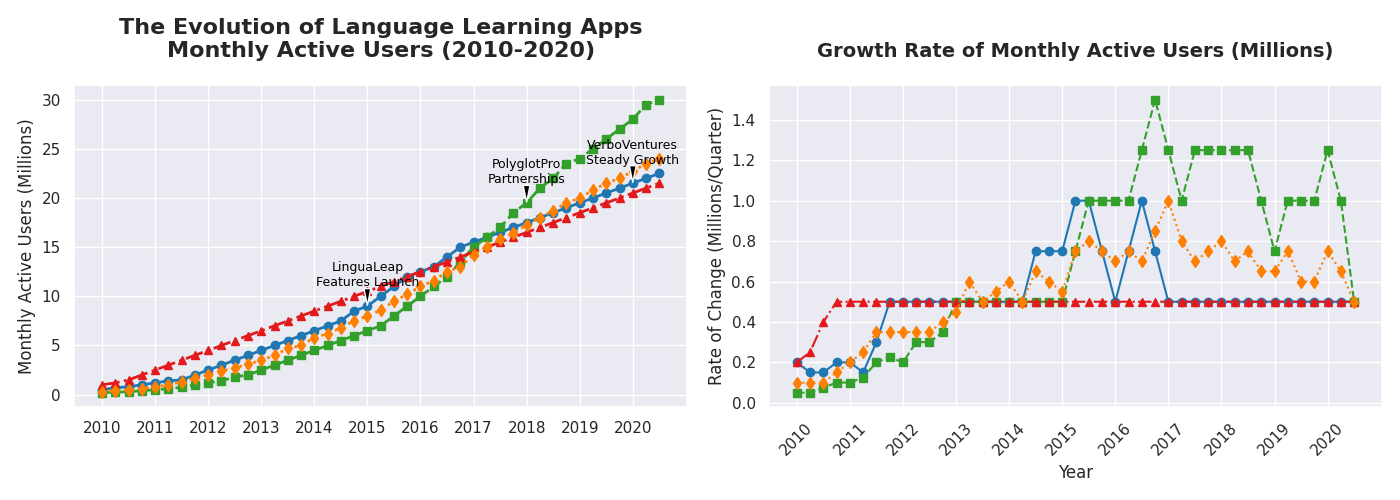

Write the Python code that produced this figure.
import matplotlib.pyplot as plt
import numpy as np

quarters = np.arange(2010, 2020.75, 0.25)

lingualeap_users = np.array([0.5, 0.7, 0.8, 1.0, 1.2, 1.4, 1.5, 2.0, 2.5, 3.0, 3.5, 4.0, 4.5, 5.0, 5.5, 6.0, 6.5, 7.0, 7.5, 8.5, 9.0, 10.0, 11.0, 12.0, 12.5, 13.0, 14.0, 15.0, 15.5, 16.0, 16.5, 17.0, 17.5, 18.0, 18.5, 19.0, 19.5, 20.0, 20.5, 21.0, 21.5, 22.0, 22.5])
polyglotpro_users = np.array([0.2, 0.25, 0.3, 0.4, 0.5, 0.6, 0.75, 1.0, 1.2, 1.4, 1.8, 2.0, 2.5, 3.0, 3.5, 4.0, 4.5, 5.0, 5.5, 6.0, 6.5, 7.0, 8.0, 9.0, 10.0, 11.0, 12.0, 13.5, 15.0, 16.0, 17.0, 18.5, 19.5, 21.0, 22.0, 23.5, 24.0, 25.0, 26.0, 27.0, 28.0, 29.5, 30.0])
verboventures_users = np.array([1.0, 1.2, 1.5, 2.0, 2.5, 3.0, 3.5, 4.0, 4.5, 5.0, 5.5, 6.0, 6.5, 7.0, 7.5, 8.0, 8.5, 9.0, 9.5, 10.0, 10.5, 11.0, 11.5, 12.0, 12.5, 13.0, 13.5, 14.0, 14.5, 15.0, 15.5, 16.0, 16.5, 17.0, 17.5, 18.0, 18.5, 19.0, 19.5, 20.0, 20.5, 21.0, 21.5])
talktech_users = np.array([0.3, 0.4, 0.5, 0.6, 0.8, 1.0, 1.3, 1.7, 2.0, 2.4, 2.7, 3.1, 3.5, 4.0, 4.7, 5.0, 5.8, 6.2, 6.8, 7.5, 8.0, 8.6, 9.5, 10.2, 11.0, 11.6, 12.5, 13.0, 14.2, 15.0, 15.8, 16.4, 17.3, 18.0, 18.7, 19.5, 20.0, 20.8, 21.5, 22.0, 22.7, 23.5, 24.0])

fig, ax = plt.subplots(1, 2, figsize=(14, 5), sharex=True)

# New colors
ax[0].plot(quarters, lingualeap_users, marker='o', linestyle='-', color='#1f78b4', linewidth=2)  # New blue
ax[0].plot(quarters, polyglotpro_users, marker='s', linestyle='--', color='#33a02c', linewidth=2)  # New green
ax[0].plot(quarters, verboventures_users, marker='^', linestyle='-.', color='#e31a1c', linewidth=2)  # New red
ax[0].plot(quarters, talktech_users, marker='d', linestyle=':', color='#ff7f00', linewidth=2)  # New orange

lingualeap_rate = np.gradient(lingualeap_users)
polyglotpro_rate = np.gradient(polyglotpro_users)
verboventures_rate = np.gradient(verboventures_users)
talktech_rate = np.gradient(talktech_users)

ax[1].plot(quarters, lingualeap_rate, marker='o', linestyle='-', color='#1f78b4', linewidth=1.5)
ax[1].plot(quarters, polyglotpro_rate, marker='s', linestyle='--', color='#33a02c', linewidth=1.5)
ax[1].plot(quarters, verboventures_rate, marker='^', linestyle='-.', color='#e31a1c', linewidth=1.5)
ax[1].plot(quarters, talktech_rate, marker='d', linestyle=':', color='#ff7f00', linewidth=1.5)

ax[0].set_title('The Evolution of Language Learning Apps\nMonthly Active Users (2010-2020)', fontsize=16, fontweight='bold', pad=20)
ax[0].set_ylabel('Monthly Active Users (Millions)', fontsize=12)
ax[1].set_title('Growth Rate of Monthly Active Users (Millions)', fontsize=14, fontweight='bold', pad=20)
ax[1].set_xlabel('Year', fontsize=12)
ax[1].set_ylabel('Rate of Change (Millions/Quarter)', fontsize=12)

ax[1].set_xticks(quarters[::4])
ax[1].set_xticklabels(range(2010, 2021), rotation=45)

annotations_users = {
    2015: ("LinguaLeap\nFeatures Launch", lingualeap_users[20]),
    2018: ("PolyglotPro\nPartnerships", polyglotpro_users[32]),
    2020: ("VerboVentures\nSteady Growth", verboventures_users[42]),
}

for year, (text, y_value) in annotations_users.items():
    ax[0].annotate(text, xy=(year, y_value), xytext=(year, y_value + 2),
                   arrowprops=dict(facecolor='black', shrink=0.05, width=1, headwidth=5),
                   fontsize=9, color='black', ha='center')

plt.tight_layout()
plt.show()
